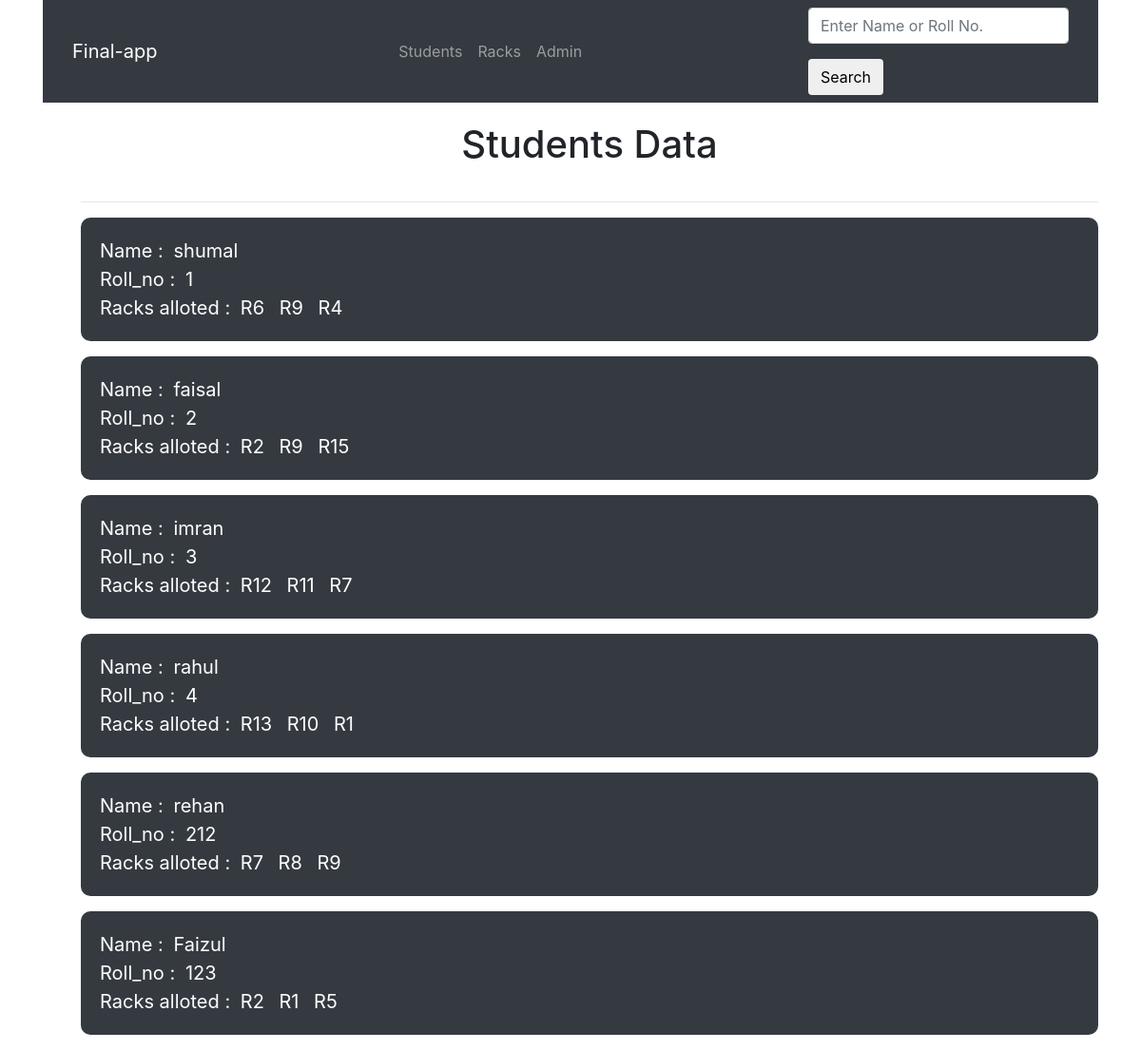
The page / on the database its author committed.
### students/models.py (models this page shows, shortened)
class students(models.Model):
    name = models.CharField(max_length=25)
    roll_no = models.IntegerField(max_length=10,default=0)
    rack1 = models.CharField(max_length=3,default=0)
    rack2 = models.CharField(max_length=3,default=0)
    rack3 = models.CharField(max_length=3,default=0)
    rack4 = models.CharField(max_length=3,default=0)
    rack5 = models.CharField(max_length=3,default=0)

### students/views.py (the view)
# urls.py: 2. Add a URL to urlpatterns:  path('', views.home, name='home')
def home(request):
    context = {
        'students' : students.objects.all()
    }
    print(students)
    return render(request,'students.html',context)

### template/students.html
{% extends 'base.html' %}
{% block content %}
<ul class="ull">
        <h1 class="heading"> Students Data</h1>
        <hr>
{% for student in students %}
    <li>
        <p>Name : <span>{{student.name}}</span> <br>
        Roll_no : <span>{{student.roll_no }}</span> <br>
        Racks alloted :
            {% if student.rack1 != '0' %}
            <span>{{ student.rack1 }}</span>
            {% endif %}
            {% if student.rack2 != '0'%}
            <span>{{ student.rack2 }}</span>
            {% endif %}
            {% if student.rack3 != '0'%}
            <span>{{student.rack3}}</span>
            {% endif %}
            {% if student.rack4 != '0'%}
            <span>{{ student.rack4 }}</span>
            {% endif %}
        </p>
    </li>
{% endfor %}
</ul>
{% endblock %}

### template/base.html (shortened to what this page needs)
<!DOCTYPE html>
<html lang="en">
<head>
    <link rel="stylesheet" href="https://maxcdn.bootstrapcdn.com/bootstrap/4.0.0/css/bootstrap.min.css">
</head>
<body>
<div class="container">
<nav class="navbar navbar-expand-sm bg-dark navbar-dark">
  <div class="container-fluid">
    <div class="navbar-header">
      <a class="navbar-brand" href="{% url 'students' %}">Final-app</a>
    </div>
    <ul class="navbar-nav">
    <li class="nav-item">
      <a class="nav-link" href="{% url 'students' %}">Students</a>
    </li>
         <li class="nav-item">
      <a class="nav-link" href="{% url 'racks' %}">Racks</a>
    </li>
      <li class="nav-item">
      <a class="nav-link" href="/admin">Admin</a>
    </ul>
    <form method="get" action="{% url 'search' %}"  class="navbar-form">
      <div class="form-group">
        <input type="text" class="form-control" name="search" placeholder="Enter Name or Roll No." name="search">
      </div>
      <button type="submit" class="btn btn-default">Search</button>
    </form>
  </div>
</nav>
</div>
<div class="container" >
{% block content%}
{% endblock %}
    </div>
  </body>
</html>

### template/base.html (style rules this page uses)
.ull { list-style:none; }
.ull li { border-radius:10px; background:#343a40; color:fff; }
.ull li p { font-size:20px; padding:20px; color:#fff; }
.ull li span { padding-left:5px; padding-right:5px; }
.heading { padding:20px; text-align:center }

### rows shown on the page
students: name "shumal", roll_no "1", rack1 "R6", rack2 "R9", rack4 "R4"
students: name "faisal", roll_no "2", rack1 "R2", rack3 "R9", rack4 "R15"
students: name "imran", roll_no "3", rack1 "R12", rack2 "R11", rack3 "R7"
students: name "rahul", roll_no "4", rack2 "R13", rack3 "R10", rack4 "R1"
students: name "rehan", roll_no "212", rack1 "R7", rack2 "R8", rack3 "R9"
students: name "Faizul", roll_no "123", rack1 "R2", rack2 "R1", rack3 "R5"
